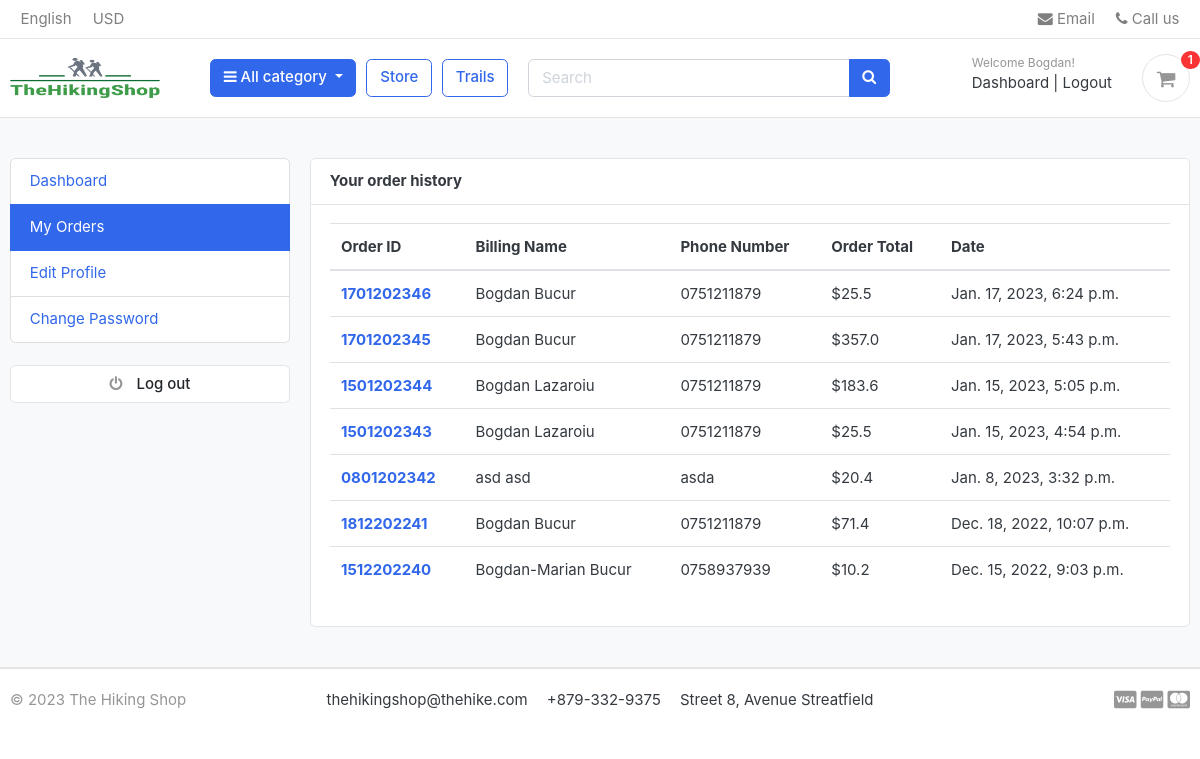
The page /accounts/my_orders/ (signed in) on the database its author committed.
### accounts/models.py (models this page shows, shortened)
class Account(AbstractBaseUser):
    first_name = models.CharField(max_length=50)
    last_name = models.CharField(max_length=50)
    username = models.CharField(max_length=50, unique=True)
    email = models.EmailField(max_length=100, unique=True)
    phone_number = models.CharField(max_length=50)
    date_joined = models.DateTimeField(auto_now_add=True)
    last_login = models.DateTimeField(auto_now_add=True)
    is_admin = models.BooleanField(default=False)
    is_staff = models.BooleanField(default=False)
    is_active = models.BooleanField(default=False)
    is_superadmin = models.BooleanField(default=False)
    USERNAME_FIELD = 'email'
    REQUIRED_FIELDS = ['username', 'first_name', 'last_name']
    object = MyAccountManager()

### orders/models.py (models this page shows, shortened)
class Order(models.Model):
    STATUS = (
        ('New', 'New'),
        ('Accepted', 'Accepted'),
        ('Completed', 'Completed'),
        ('Cancelled', 'Cancelled'),
    )
    user = models.ForeignKey(Account, on_delete=models.SET_NULL, null=True)
    payment = models.ForeignKey(Payment, on_delete=models.SET_NULL, blank=True, null=True)
    order_number = models.CharField(max_length=20)
    first_name = models.CharField(max_length=50)
    last_name = models.CharField(max_length=50)
    phone = models.CharField(max_length=15)
    email = models.EmailField(max_length=50)
    address_line_1 = models.CharField(max_length=50)
    address_line_2 = models.CharField(max_length=50, blank=True)
    country = models.CharField(max_length=50)
    state = models.CharField(max_length=50)
    city = models.CharField(max_length=50)
    order_note = models.CharField(max_length=100, blank=True)
    order_total = models.FloatField()
    tax = models.FloatField()
    status = models.CharField(max_length=10, choices=STATUS, default='New')
    ip = models.CharField(blank=True, max_length=20)
    is_ordered = models.BooleanField(default=False)
    created_at = models.DateTimeField(auto_now_add=True)
    updated_at = models.DateTimeField(auto_now=True)
    def full_name(self):
        return f'{self.first_name} {self.last_name}'

### accounts/views.py (the view)
# urls.py: path('my_orders/', views.my_orders, name='my_orders'),
@login_required(login_url='login')
def my_orders(request):
    orders = Order.objects.filter(user=request.user, is_ordered=True).order_by('-created_at')
    context = {
        'orders': orders,
    }
    return render(request, 'accounts/my_orders.html', context)

### carts/context_processors.py (called while the page is built)
def counter(request):
    cart_count = 0
    if 'admin' in request.path:
        return {}
    else:
        try:
            cart = Cart.objects.filter(cart_id=_cart_id(request))
            if request.user.is_authenticated:
                cart_items = CartItem.objects.all().filter(user=request.user)
            else:
                cart_items = CartItem.objects.all().filter(cart=cart[:1])
            for cart_item in cart_items:
                cart_count += cart_item.quantity
        except Cart.DoesNotExist:
            cart_count = 0
    return dict(cart_count=cart_count)

### carts/views.py (called while the page is built)
def _cart_id(request):
    cart = request.session.session_key  # I named this cart cart1 because I don t want to get confused with func cart
    if not cart:
        cart = request.session.create()
    return cart

### category/context_processors.py (called while the page is built)
def menu_links(request):
    links = Category.objects.all()
    return dict(links=links)

### category/models.py (called while the page is built)
    def get_url(self):
        return reverse('products_by_category', args=[self.slug])

### templates/accounts/my_orders.html (shortened to what this page needs)
{% extends 'base.html' %}
{% block content %}
    <section class="section-conten padding-y bg">
        <div class="container">
            <div class="row">
                {% include 'includes/dashboard_sidebar.html' %}
                <main class="col-md-9">
                    <article class="card">
                        <header class="card-header">
                            <strong class="d-inline-block mr-3">Your order history</strong>
                        </header>
                        <div class="card-body">
                            <div class="row">
                                <div class="col-md-12">
                                    <table class="table table-hover">
                                        <thead>
                                        <tr>
                                            <th scope="col">Order ID</th>
                                            <th scope="col">Billing Name</th>
                                            <th scope="col">Phone Number</th>
                                            <th scope="col">Order Total</th>
                                            <th scope="col">Date</th>
                                        </tr>
                                        </thead>
                                        <tbody>
                                        {% for order in orders %}
                                            <tr>
                                                <th scope="row"><a
                                                        href="{% url 'order_detail' order.order_number %}">{{ order.order_number }}</a>
                                                </th>
                                                <td>{{ order.full_name }}</td>
                                                <td>{{ order.phone }}</td>
                                                <td>${{ order.order_total }}</td>
                                                <td>{{ order.created_at }}</td>
                                            </tr>
                                        {% endfor %}
                                        </tbody>
                                    </table>
                                </div>
                            </div>
                        </div>
                    </article>
                </main>
            </div>
        </div>
    </section>
{% endblock %}

### templates/includes/navbar.html (shortened to what this page needs)
{% load static %}
<header class="section-header">
    <nav class="navbar p-md-0 navbar-expand-sm navbar-light border-bottom">
        <div class="container">
            <div class="collapse navbar-collapse" id="navbarTop4">
                <ul class="navbar-nav mr-auto">
                    <li class="nav-item dropdown">
                        <a href="#" class="nav-link"> English </a>
                    </li>
                    <li class="nav-item dropdown">
                        <a href="#" class="nav-link"> USD </a>
                    </li>
                </ul>
                <ul class="navbar-nav">
                    <li><a href="{% url 'email_us' %}" class="nav-link"> <i class="fa fa-envelope"></i> Email </a></li>
                    <li><a href="{% url 'call_us' %}" class="nav-link"> <i class="fa fa-phone"></i> Call us </a></li>
                </ul>
            </div>
        </div>
    </nav>
    <section class="header-main border-bottom">
        <div class="container">
            <div class="row align-items-center">
                <div class="col-lg-2 col-md-3 col-6">
                    <a href="{% url 'home' %}" class="brand-wrap">
                        <img class="logo" src="{% static '/images/logo1.png' %}">
                    </a>
                </div>
                <div class="col-lg col-sm col-md col-6 flex-grow-0">
                    <div class="category-wrap dropdown d-inline-block float-right">
                        <button type="button" class="btn btn-primary dropdown-toggle" data-toggle="dropdown">
                            <i class="fa fa-bars"></i> All category
                        </button>
                    </div>
                </div>
                <a href="{% url 'store' %}" class="btn btn-outline-primary">Store</a>
                <div class="col-lg col-sm col-md col-6 flex-grow-0"><a href="{% url 'mountain' %}"
                                                                       class="btn btn-outline-primary">Trails</a></div>
                <div class="col-lg  col-md-6 col-sm-12 col">
                    <form action="{% url 'search' %}" class="search" method="GET">
                        <div class="input-group w-100">
                            <input type="text" class="form-control" style="width:60%;" placeholder="Search"
                                   name="keyword">
                            <div class="input-group-append">
                                <button class="btn btn-primary" type="submit">
                                    <i class="fa fa-search"></i>
                                </button>
                            </div>
                        </div>
                    </form>
                </div>
                <div class="col-lg-3 col-sm-6 col-8 order-2 order-lg-3">
                    <div class="d-flex justify-content-end mb-3 mb-lg-0">
                        {% if user.id is None %}
                            <div class="widget-header">
                                <small class="title text-muted">Welcome guest!</small>
                                <div>
                                    <a href="{% url 'login' %}">Sign in</a> <span class="dark-transp"> | </span>
                                    <a href="{% url 'register' %}"> Register</a>
                                </div>
                            </div>
                        {% else %}
                            <div class="widget-header">
                                <small class="title text-muted">Welcome {{ user.first_name }}!</small>
                                <div>
                                    <a href="{% url 'dashboard' %}">Dashboard</a> <span class="dark-transp"> | </span>
                                    <a href="{% url 'logout' %}">Logout</a>
                                </div>
                            </div>
                        {% endif %}
                        <a href="{% url 'cart' %}" class="widget-header pl-3 ml-3">
                            <div class="icon icon-sm rounded-circle border"><i class="fa fa-shopping-cart"></i></div>
                            <span class="badge badge-pill badge-danger notify">{{ cart_count }}</span>
                        </a>
                    </div>
                </div>
            </div>
        </div>
    </section>
</header>

### static/css/ui.css (style rules this page uses)
html { font-family: "Inter", sans-serif; font-size: 15px; }
.icon-xs, .icon-sm, .icon-md, .icon-lg { display: inline-block; text-align: center; flex-shrink: 0; flex-grow: 0; }
.icon-sm { width: 48px; height: 48px; line-height: 48px !important; font-size: 20px; }
.padding-y { padding-top: 40px; padding-bottom: 40px; }
article:after, .form-group:after { display: block; clear: both; content: ""; }
.bg { background-color: #f8f9fa; }
.header-main { position: relative; padding-top: 1rem; padding-bottom: 1rem; }
.brand-wrap .logo, .navbar-brand .logo { margin-right: 7px; max-height: 40px; display: inline-block; }
.widget-header { display: inline-block; vertical-align: middle; position: relative; }
.widget-header a { color: #343a40; }
.widget-header i { color: #969696; }
.widget-header .title { display: block; }
.widget-header .notify { position: absolute; top: -3px; right: -10px; }
.notify { position: absolute; top: -4px; right: -10px; display: inline-block; padding: 0.25em 0.6em; font-size: 12px; line-height: 1; text-align: center; border-radius: 3rem; color: #fff; background-color: #fa3434; }

### rows shown on the page
Account: first_name "Bogdan"
Order: order_number "1701202346", full_name "Bogdan Bucur", phone "0751211879", order_total "25.5", created_at "Jan. 17, 2023, 6:24 p.m."
Order: order_number "1701202345", full_name "Bogdan Bucur", phone "0751211879", order_total "357.0", created_at "Jan. 17, 2023, 5:43 p.m."
Order: order_number "1501202344", full_name "Bogdan Lazaroiu", phone "0751211879", order_total "183.6", created_at "Jan. 15, 2023, 5:05 p.m."
Order: order_number "1501202343", full_name "Bogdan Lazaroiu", phone "0751211879", order_total "25.5", created_at "Jan. 15, 2023, 4:54 p.m."
Order: order_number "0801202342", full_name "asd asd", phone "asda", order_total "20.4", created_at "Jan. 8, 2023, 3:32 p.m."
Order: order_number "1812202241", full_name "Bogdan Bucur", phone "0751211879", order_total "71.4", created_at "Dec. 18, 2022, 10:07 p.m."
Order: order_number "1512202240", full_name "Bogdan-Marian Bucur", phone "0758937939", order_total "10.2", created_at "Dec. 15, 2022, 9:03 p.m."

### other values the page prints
{{ cart_count }} "1"
